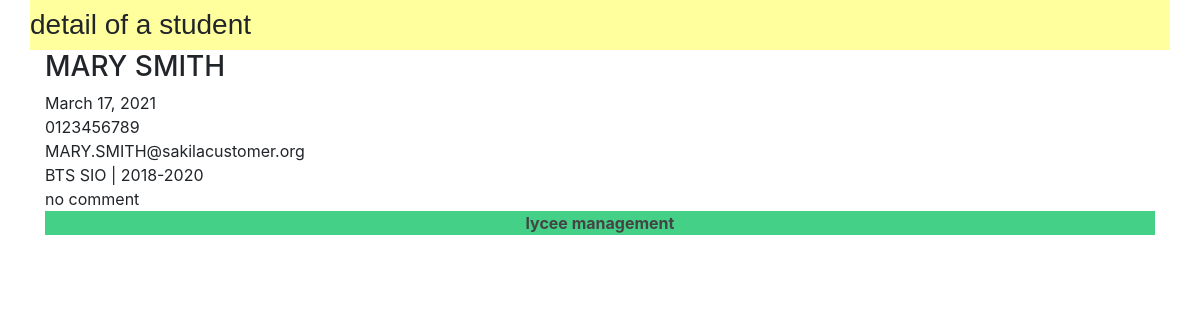
The page /lycee/student/1 on the database its author committed.
### lycee/models.py (models this page shows, shortened)
class Student(models.Model):
  first_name = models.CharField(
    max_length = 50,
    blank = False,
    null = False
  )
  birth_date = models.DateField(
    verbose_name= 'date of birth',
    blank = False,
    null = False
  )
  last_name = models.CharField(
    max_length = 255,
    blank = False,
    null = False,
    help_text = "last name",
    default= '???'
  )
  phone = models.CharField(
    max_length = 10,
    verbose_name = "phone number of student",
    blank = False,
    null = False,
    help_text = "phone number of student",
    default= '0123456789'
  )
  email = models.CharField(
    max_length = 255,
    verbose_name = "email of student",
    blank = False,
    null = False,
    help_text = "email of student",
    default = 'a@a.fr'
  )
  comments = models.CharField(
    max_length = 255,
    verbose_name = "comments of student",
    blank = True,
    null = False,
    help_text = "comments of student",
    default = '...'
  )
  cursus = models.ForeignKey(
    Cursus,
    on_delete = models.CASCADE,
    null = True
  )

class Cursus(models.Model):
  name = models.CharField(
    max_length = 50,
    blank = False,
    null = True,
    default = 'aucun'
  )
  year_from_bac = models.SmallIntegerField(
    help_text = 'year since the bac',
    verbose_name = 'year',
    blank = False,
    default = 0
  )
  scholar_year = models.CharField(
    max_length = 9,
    blank = False,
    null = True,
    default= '0000-0001'
  )
  def __str__(self):
    return '{} | {}'.format(self.name,self.scholar_year)

### lycee/views.py (the view)
# urls.py: path('lycee/student/<int:student_id>',views.detail_student,name='detail_student'),
def detail_student(request,student_id):
  result_list = Student.objects.get(pk=student_id)
  context = {
    'liste' : result_list,
  }
  return render(request,'lycee/student/detail_student.html',context)

### lycee/templates/lycee/student/detail_student.html (shortened to what this page needs)
{% extends "master.html" %}
{% load static %}
{% if liste %}
  {% block title %}
    <h3>detail of a student</h3>
  {% endblock %}
  {% block content %}
    <div class="container">
        <div class="row">
          <div class = "col">
            <h3>{{liste.first_name}} {{liste.last_name}}</h3>
            {{liste.birth_date}}
            {{liste.phone}}
            {{liste.email}}
            {{liste.cursus}}
            {{liste.comments}}
          </div>
        </div>
    </div>
  {% endblock %}
{% else %}
  <p> No cursus to show .</p>
{% endif %}

### lycee/static/lycee/style.css (style rules this page uses)
html { position: relative; min-height: 100%; }

### rows shown on the page
Student: first_name "MARY", last_name "SMITH", birth_date "March 17, 2021", phone "0123456789", email "MARY.SMITH@sakilacustomer.org", cursus "BTS SIO | 2018-2020", comments "no comment"
